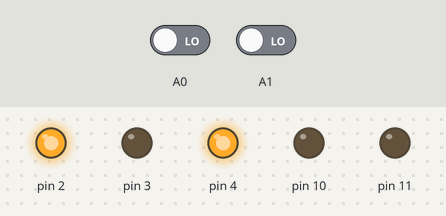
Simulated run of this sketch. Board: Arduino Uno, built with avr-gcc and run on an emulated ATmega328P. Parts: output pins drawn as LEDs (lit = HIGH). Inputs (shaded band) come from the test bench; at power-on: A0 LOW, A1 LOW.

Above: at 0.1 s.
Timing chart, 0 to 1.6 s (numbered marks = the images above):
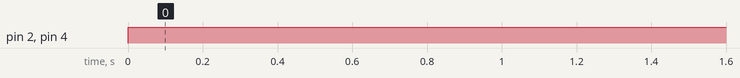

The sketch:

motor.ino
```cpp
struct motorA
{
  //in1 e in2 e o motor A
  const int in1=1;//porta digita do arduino no in1.
  const int in2=2;//porta digita do arduino no in2.
};

struct motorB
{
  //in3 e in4 e o motor B.
  const int in3=3;//porta digita do arduino no in3.
  const int in4=4;//porta digita do arduino no in4.
};

struct sensor
{
  const int sensorUm=A0;//porta do sensor 1 no arduino.
  const int sensorDois=A1;//porta do sensor 2 no arduino.
};
struct velocidade
{
  const int enA=10;//porta digital do arduino no en.
  const int enB=11;//porta digital do arduino na porta en.
};

int pwm1;
int pwm2;

motorA mA;
motorB mB;
sensor s;
velocidade v;

void setup()
{
  //configuração dos pinos como saida
  pinMode(mA.in1, OUTPUT);
  pinMode(mA.in2, OUTPUT);
  pinMode(mB.in3, OUTPUT);
  pinMode(mB.in4, OUTPUT);
  pinMode(v.enA, OUTPUT);
  pinMode(v.enB, OUTPUT);
  //pinMode(s.sensorUm, INPUT);
  //pinMode(s.sensorDois, INPUT);
  Serial.begin(9600);
}

void loop()
{
  funcaoDir2();
}

void funcaoDir2(void)
{
  int valorUm = digitalRead(s.sensorUm);
  int valorDois = digitalRead(s.sensorDois);

  pwm1 = map(valorUm, 0, 1023, 0, 254);
  pwm2 = map(valorDois, 0, 1023, 0, 254);

  motoFrente();

  analogWrite(v.enA, pwm1);
  analogWrite(v.enB, pwm2);
}

void funcaoDir(void)
{
  const int valorBranco = 500;
  const int valorPreto = 500;
  int valorDois;
  int valorUm;

  motoFrente();

  analogWrite(v.enA,pwm1);
  analogWrite(v.enB,pwm2);
  //valorUm = digitalRead(s.sensorUm);
  //valorDois = digitalRead(s.sensorDois);

  valorUm = analogRead(s.sensorUm);
  valorDois = analogRead(s.sensorDois);


  Serial.println(valorUm); //como se monitora dois sensores diferentes?
  delay(100);
  Serial.println(valorDois);
  delay(100);

  if (valorUm>=valorBranco) //se sensor um ler branco.
  {
    if(valorDois<=valorPreto) // se o sensor dois ler preto.
    {
      pwm2--;
      analogWrite(v.enB, pwm2);
    }
  }

  if(valorDois>=valorBranco) // se o sensor dois ler branco.
  {
    if(valorUm<=valorPreto) // se o sensor um ler preto.
    {
      pwm1--;
      analogWrite(v.enA, pwm1);
    }
  }

}

void motoFrente(void)//função para ir para frente.
{
  digitalWrite(mA.in1, LOW);
  digitalWrite(mA.in2, HIGH);

  digitalWrite(mB.in3, LOW);
  digitalWrite(mB.in4, HIGH);
}

void motoEsquerda(void)//função para ir para esqueda.
{
  digitalWrite(mA.in1, LOW);
  digitalWrite(mA.in2, LOW);


  digitalWrite(mB.in3, LOW);
  digitalWrite(mB.in4, HIGH);
}

void motoDireita (void)//função para ir para direita.
{
  digitalWrite(mA.in1, LOW);
  digitalWrite(mA.in2, HIGH);

  digitalWrite(mB.in3, LOW);
  digitalWrite(mB.in4, LOW);
}

void motoTras(void)//função para ir para tras.
{
  digitalWrite(mA.in1, HIGH);
  digitalWrite(mA.in2, LOW);

  digitalWrite(mB.in3, HIGH);
  digitalWrite(mB.in4, LOW);
}
```

Measured:
- by itself, pin 2, pin 4: LOW → HIGH at 0.00 s
